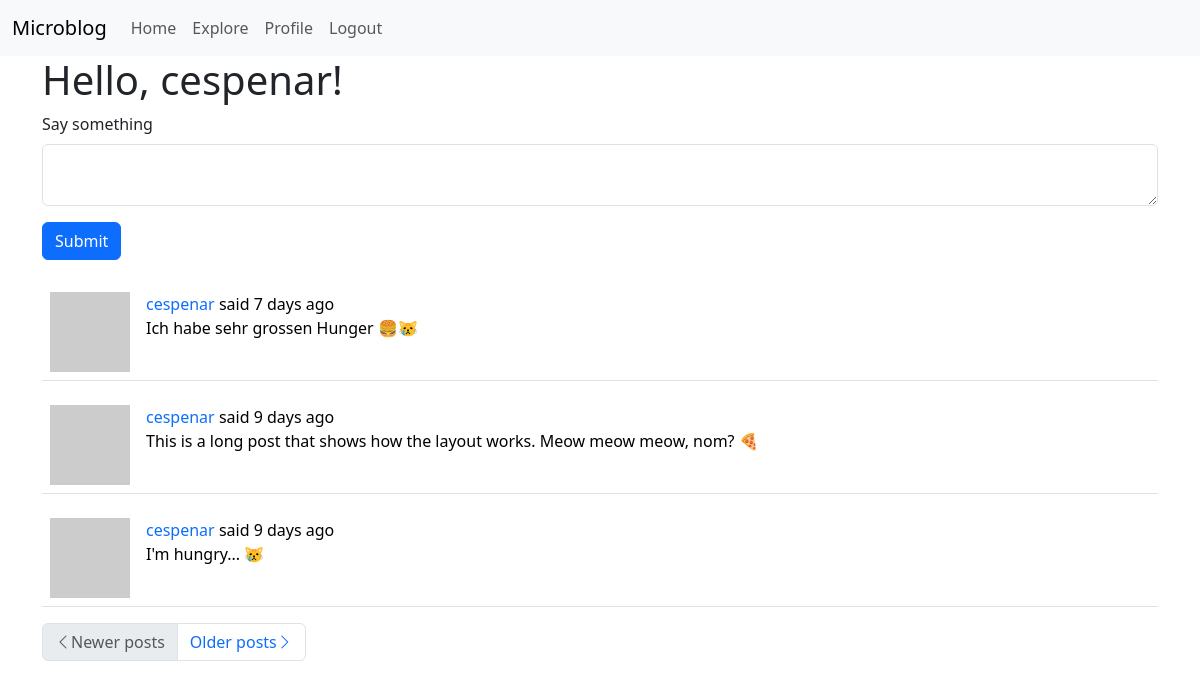
The page /index (signed in) on the database as committed earlier.
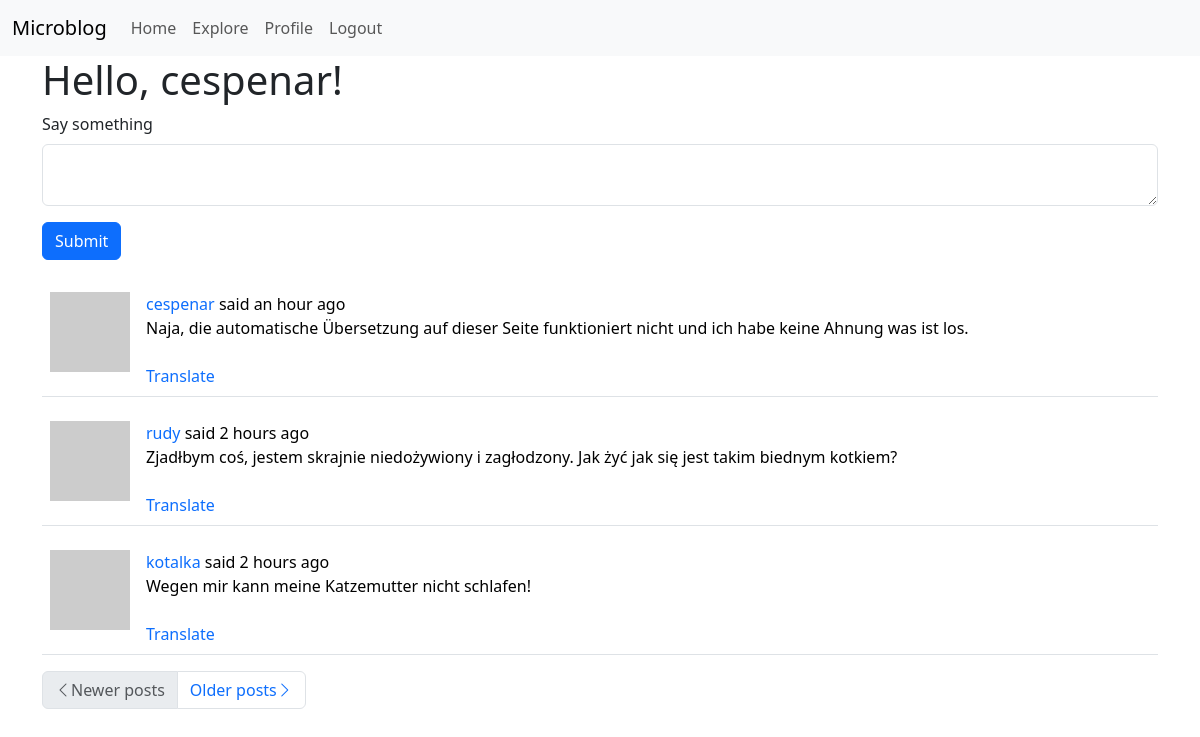
The same page on the database as committed later.
### app/models.py (models this page shows, shortened)
class User(UserMixin, db.Model):
    id = db.Column(db.Integer, primary_key=True)
    username = db.Column(db.String(64), index=True, unique=True)
    email = db.Column(db.String(120), index=True, unique=True)
    password_hash = db.Column(db.String(128))
    posts = db.relationship('Post', backref='author', lazy='dynamic')
    about_me = db.Column(db.String(140))
    last_seen = db.Column(db.DateTime, default=datetime.utcnow)
    followed = db.relationship(
        'User',
        secondary=followers,
        primaryjoin=(followers.c.follower_id == id),
        secondaryjoin=(followers.c.followed_id == id),
        backref=db.backref('followers', lazy='dynamic'),
        lazy='dynamic'
    )
    def avatar(self, size):
        digest = md5(self.email.lower().encode('utf-8')).hexdigest()
        return f'https://www.gravatar.com/avatar/{digest}?d=identicon&s={size}'
    def followed_posts(self):
        followed = Post.query.join(followers, (
                followers.c.followed_id == Post.user_id)).filter(
            followers.c.follower_id == self.id)
        own = Post.query.filter_by(user_id=self.id)
        return followed.union(own).order_by(Post.timestamp.desc())

class Post(db.Model):
    id = db.Column(db.Integer, primary_key=True)
    body = db.Column(db.String(140))
    timestamp = db.Column(db.DateTime, index=True, default=datetime.utcnow)
    user_id = db.Column(db.Integer, db.ForeignKey('user.id'))
    language = db.Column(db.String(5))

### app/routes.py (the view, shortened to what this page needs)
@app.route('/', methods=['GET', 'POST'])
@app.route('/index', methods=['GET', 'POST'])
@login_required
def index():
    form = PostForm()
    page = request.args.get('page', 1, type=int)
    posts = current_user.followed_posts().paginate(
        page, app.config['POSTS_PER_PAGE'], False)
    next_url = url_for('index',
                       page=posts.next_num) if posts.has_next else None
    prev_url = url_for('index',
                       page=posts.prev_num) if posts.has_prev else None
    return render_template('index.html', title=_('Home'), form=form,
                           posts=posts.items, next_url=next_url,
                           prev_url=prev_url)

### app/forms.py
class PostForm(FlaskForm):
    post = TextAreaField(_l('Say something'),
                         validators=[DataRequired(), Length(min=1, max=140)])
    submit = SubmitField(_l('Submit'))

### app/models.py (called while the page is built)
@login.user_loader
def load_user(id):
    return User.query.get(int(id))

### app/routes.py (called while the page is built)
@app.before_request
def before_request():
    if current_user.is_authenticated:
        current_user.last_seen = datetime.utcnow()
        db.session.commit()
        g.locale = str(get_locale())

### app/templates/index.html
{% extends "base.html" %}
{% from 'bootstrap5/form.html' import render_form %}
{% block app_content %}
    <h1>{{ _('Hello, %(username)s!', username=current_user.username) }}</h1>
    {% if form %}
        {{ render_form(form) }}
        <br>
    {% endif %}
    {% for post in posts %}
        {% include '_post.html' %}
    {% endfor %}
    <nav aria-label="...">
        <ul class="pagination">
            <li class="page-item{% if not prev_url %} disabled{% endif %}">
                <a class="page-link" href="{{ prev_url or '#' }}"
                   aria-label="Previous">
                    <span class="bi-chevron-left"
                          aria-hidden="true"></span>{{ _('Newer posts') }}
                </a>
            </li>
            <li class="page-item{% if not next_url %} disabled{% endif %}">
                <a class="page-link" href="{{ next_url or '#' }}"
                   aria-label="Next">
                    {{ _('Older posts') }}<span class="bi-chevron-right"
                                                aria-hidden="true"></span>
                </a>
            </li>
        </ul>
    </nav>
{% endblock %}

### app/templates/base.html (shortened to what this page needs)
<!doctype html>
<html lang="en">
<head>
    {% block head %}
        {% block styles %}
            {{ bootstrap.load_css() }}
        {% endblock %}
        <link rel="stylesheet"
              href="https://cdn.jsdelivr.net/npm/bootstrap-icons@1.7.2/font/bootstrap-icons.css">
    {% endblock %}
</head>
<body>
<nav class="navbar navbar-expand-lg navbar-light bg-light">
    <div class="container-fluid">
        <a class="navbar-brand" href="{{ url_for('index') }}">Microblog</a>
        <div class="collapse navbar-collapse" id="navbarNavAltMarkup">
            <div class="navbar-nav">
                <a class="nav-link" aria-current="page"
                   href="{{ url_for('index') }}">{{ _('Home') }}</a>
                <a class="nav-link"
                   href="{{ url_for('explore') }}">{{ _('Explore') }}</a>
                {% if current_user.is_anonymous %}
                    <a class="nav-link"
                       href="{{ url_for('login') }}">{{ _('Login') }}</a>
                {% else %}
                    <a class="nav-link"
                       href="{{ url_for('user', username=current_user.username) }}">{{ _('Profile') }}</a>
                    <a class="nav-link"
                       href="{{ url_for('logout') }}">{{ _('Logout') }}</a>
                {% endif %}
            </div>
        </div>
    </div>
</nav>
<div class="container">
    {% block app_content %} {% endblock %}
</div>
</body>
</html>

### app/templates/_post.html (shortened to what this page needs)
<table class="table table-hover">
    <tr>
        <td style="width: 70px">
            <a href="{{ url_for('user', username=post.author.username) }}">
                <img src="{{ post.author.avatar(70) }}" alt="User avatar">
            </a>
        </td>
        <td>
            {{ _('%(username)s said %(when)s',
                username=user_link, when=moment(post.timestamp).fromNow()) }}
            <br>
            <span id="post{{ post.id }}">{{ post.body }}</span>
            {% if post.language and post.language != g.locale %}
                <br><br>
                <span id="translation{{ post.id }}">
                    <a href="javascript:translate(
                            '#post{{ post.id }}',
                            '#translation{{ post.id }}',
                            '{{ post.language }}',
                            '{{ g.locale }}');">
                        {{ _('Translate') }}
                    </a>
                </span>
            {% endif %}
        </td>
    </tr>
</table>

### app/templates/base.html (style rules this page uses)
a { text-decoration: none; }

Rows that differ between the two databases and show on the page:
no longer on this page (row unchanged): Post: body "Ich habe sehr grossen Hunger 🍔😿"
no longer on this page (row unchanged): Post: body "This is a long post that shows how the layout works. Meow meow meow, nom? 🍕"
no longer on this page (row unchanged): Post: body "I'm hungry... 😿"
added Post: body "Naja, die automatische Übersetzung auf dieser Seite funktioniert nicht und ich habe keine Ahnung was ist los."
added Post: body "Zjadłbym coś, jestem skrajnie niedożywiony i zagłodzony. Jak żyć jak się jest takim biednym kotkiem?"
added Post: body "Wegen mir kann meine Katzemutter nicht schlafen!"
